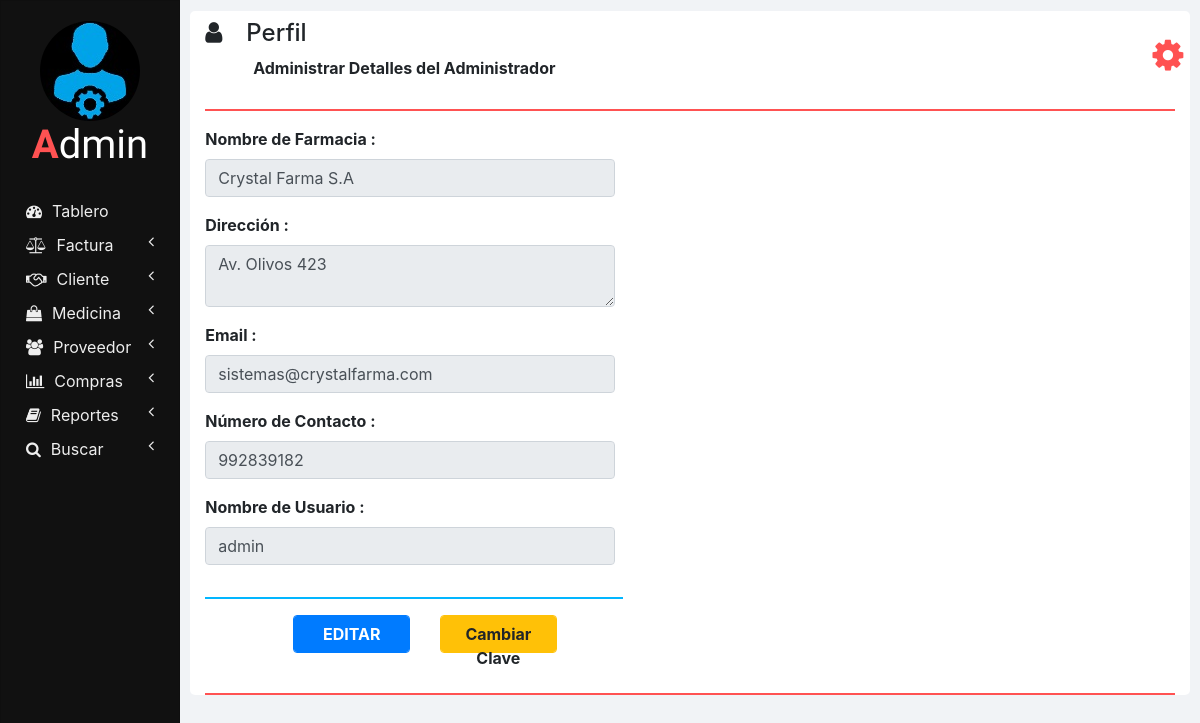
The page /my_profile.php on the database its author committed.
### tables this page shows
CREATE TABLE `admin_credentials` (
  `USERNAME` varchar(50) NOT NULL,
  `PASSWORD` varchar(50) NOT NULL,
  `PHARMACY_NAME` varchar(100) NOT NULL,
  `EMAIL` varchar(100) NOT NULL,
  `CONTACT_NUMBER` varchar(9) NOT NULL,
  `ADDRESS` varchar(100) NOT NULL
);

### my_profile.php (the view, shortened to what this page needs)
<!DOCTYPE html>
<html lang="en" dir="ltr">
  <head>
    <link rel="stylesheet" href="bootstrap/css/bootstrap.min.css">
    <link rel="stylesheet" href="https://use.fontawesome.com/releases/v5.3.1/css/all.css">
    <link rel="stylesheet" href="https://cdnjs.cloudflare.com/ajax/libs/font-awesome/4.7.0/css/font-awesome.min.css">
    <link rel="stylesheet" href="css/sidenav.css">
    <link rel="stylesheet" href="css/home.css">
  </head>
  <body>
    <div class="container-fluid">
      <div class="container">
        <?php
          require "php/header.php";
          require "php/db_connection.php";
          if($con) {
            $query = "SELECT * FROM admin_credentials";
            $result = mysqli_query($con, $query);
            $row = mysqli_fetch_array($result);
            $pharmacy_name = $row['PHARMACY_NAME'];
            $address = $row['ADDRESS'];
            $email = $row['EMAIL'];
            $contact_number = $row['CONTACT_NUMBER'];
            $username = $row['USERNAME'];
          }
        ?>
        <div class="row">
          <div class="row col col-md-6">
            <div class="row col col-md-12">
              <div class="col col-md-12 form-group">
                <label class="font-weight-bold" for="pharmacy_name">Nombre de Farmacia :</label>
                <input id="pharmacy_name" type="text" class="form-control" value="<?php echo $pharmacy_name; ?>" placeholder="nombre de farmacia" onkeyup="validateName(this.value, 'pharmacy_name_error');" disabled>
              </div>
            </div>
            <div class="row col col-md-12">
              <div class="col col-md-12 form-group">
                <label class="font-weight-bold" for="address">Dirección :</label>
                <textarea id="address" class="form-control" placeholder="dirección" onkeyup="validateAddress(this.value, 'address_error');" style="max-height: 100px;" disabled><?php echo $address; ?></textarea>
              </div>
            </div>
            <div class="row col col-md-12">
              <div class="col col-md-12 form-group">
                <label class="font-weight-bold" for="email">Email :</label>
                <input id="email" type="email" class="form-control" value="<?php echo $email; ?>" placeholder="email" onkeyup="notNull(this.value, 'email_error');" disabled>
              </div>
            </div>
            <div class="row col col-md-12">
              <div class="col col-md-12 form-group">
                <label class="font-weight-bold" for="contact_number">Número de Contacto :</label>
                <input id="contact_number" type="number" class="form-control" value="<?php echo $contact_number; ?>" placeholder="número de contacto" onkeyup="validateContactNumber(this.value, 'contact_number_error');" disabled>
              </div>
            </div>
            <div class="row col col-md-12">
              <div class="col col-md-12 form-group">
                <label class="font-weight-bold" for="username">Nombre de Usuario :</label>
                <input id="username" type="text" class="form-control" value="<?php echo $username; ?>" placeholder="nombre de usuario" onkeyup="notNull(this.value, 'username_error');" disabled>
              </div>
            </div>
            <div class="col col-md-12">
              <hr class="col-md-12 float-left" style="padding: 0px; width: 95%; border-top: 2px solid  #02b6ff;">
            </div>
            <div class="row col col-md-12 m-auto" id="edit">
              <div class="col col-md-2 form-group float-right"></div>
              <div id="edit_button" class="col col-md-4 form-group float-right">
                <button class="btn btn-primary form-control font-weight-bold" onclick="edit();">EDITAR</button>
              </div>
              <div id="password_button" class="col col-md-4 form-group float-right">
                <a href="change_password.php" class="btn btn-warning form-control font-weight-bold">Cambiar Clave</a>
              </div>
            </div>
          </div>
        </div>
        <hr style="border-top: 2px solid #ff5252;">
      </div>
    </div>
  </body>
</html>

### css/sidenav.css (style rules this page uses)
body { background-color: #f1f3f6; }
.sidenav { width: 15%; height: 100vh; background-color: #222222; position: fixed; z-index: 1; flex: 1 0 auto; }
.card { width: 100%; height: 100%; top: 0; border-radius: 0; background-color: #111111; }
.logo .logo-caption { font-family: 'Poiret One', cursive; color: #ffffff; text-align: center; margin-bottom: 25px; }
.logo .profile { margin-left: 50%; border-radius: 50%; transform: translate(-50%); }
.logo .tweak { color: #ff5252; font-weight: bold; }
.main-menu-item { padding: 5px 5px; cursor: pointer; }
.main-menu-item > a { color: #eeeeee; text-decoration: none; font-size: 16px; }
.main-menu-item > a > span { margin-left: 10px; }

### css/home.css (style rules this page uses)
html, body { height: 100vh; }
.container-fluid { margin-left: 15%; width: 85%; background: #f1f3f6; padding: 1px 0 0 0; flex: 1 0 auto; }
.container { margin: 0; max-width: 98%; margin: 1%; background-color: #ffffff; border-radius: 5px; }
input[type=number] { -moz-appearance: textfield; }

### rows shown on the page
admin_credentials: PHARMACY_NAME "Crystal Farma S.A", ADDRESS "Av. Olivos 423", EMAIL "sistemas@crystalfarma.com", CONTACT_NUMBER "992839182", USERNAME "admin"

### other values the page prints
$heading "Perfil"
$sub_heading "Administrar Detalles del Administrador"
